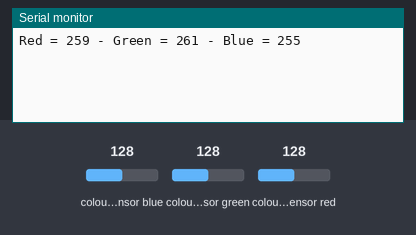
The sketch below on a simulated Arduino Uno, built with avr-gcc and run on an emulated ATmega328P. Parts: the last lines printed to the serial monitor. Wiring (inferred from the names in the program): TCS3200 colour sensor: output pin 8; S2 pin 6; S3 pin 7; S0 pin 4; S1 pin 5. The test bench sets the inputs (shaded band); at power-on: colour sensor blue 128, colour sensor green 128, colour sensor red 128.

Above: at 1.2 s.
1.3 s: colour sensor blue set to 5
At 1.3 s:
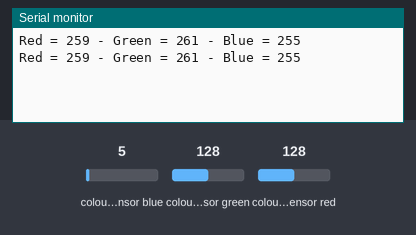
2.8 s: colour sensor green set to 5
At 3.4 s:
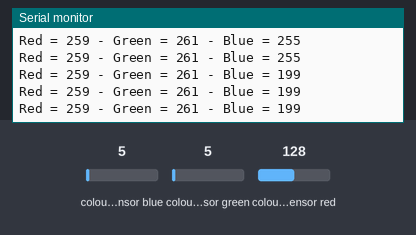
4.3 s: colour sensor red set to 5
At 4.3 s:
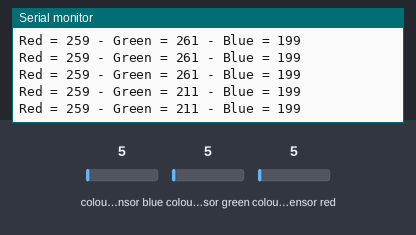
5.8 s: colour sensor blue set to 64
At 6.5 s:
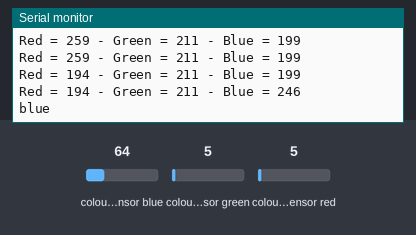
Timing chart, 0 to 8.8 s (numbered marks = the images above; inputs shaded):
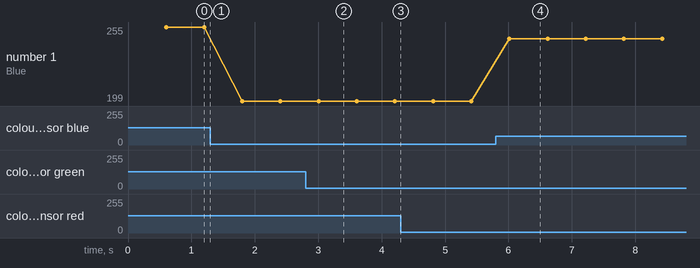

Measured:
- after the input at 5.8 s, the serial monitor: prints a new line after 0.22 s (image 4)
- plotted number 1: 255 → 199 after the input at 1.3 s, 199 → 246 after the input at 5.8 s

The sketch:

sensor_warna.ino
```cpp
// Define color sensor pins
#define S0 4
#define S1 5
#define S2 6
#define S3 7
#define sensorOut 8

// Calibration Values
// *Get these from Calibration Sketch
int redMin = 50; // Red minimum value
int redMax = 700; // Red maximum value
int greenMin = 60; // Green minimum value
int greenMax = 900; // Green maximum value
int blueMin = 40; // Blue minimum value
int blueMax = 800; // Blue maximum value

// Variables for Color Pulse Width Measurements
int redPW = 0;
int greenPW = 0;
int bluePW = 0;

// Variables for final Color values
int redValue;
int greenValue;
int blueValue;

void setup() {
  // Set S0 - S3 as outputs
  pinMode(S0, OUTPUT);
  pinMode(S1, OUTPUT);
  pinMode(S2, OUTPUT);
  pinMode(S3, OUTPUT);

  // Set Sensor output as input
  pinMode(sensorOut, INPUT);

  // Set Frequency scaling to 20%
  digitalWrite(S0,HIGH);
  digitalWrite(S1,LOW);

  // Setup Serial Monitor
  Serial.begin(9600);
}

void loop() {
  // Read Red value
  rgb();
  if(((redValue>120)&&(redValue<200))&&((greenValue>200)&&(greenValue<230))&&((blueValue>220)&&(blueValue<255))){
    Serial.println("blue");
  }
}

void rgb(){
  redPW = getRedPW();
  // Map to value from 0-255
  redValue = map(redPW, redMin,redMax,255,0);
  // Delay to stabilize sensor
  delay(200);

  // Read Green value
  greenPW = getGreenPW();
  // Map to value from 0-255
  greenValue = map(greenPW, greenMin,greenMax,255,0);
  // Delay to stabilize sensor
  delay(200);

  // Read Blue value
  bluePW = getBluePW();
  // Map to value from 0-255
  blueValue = map(bluePW, blueMin,blueMax,255,0);
  // Delay to stabilize sensor
  delay(200);

  // Print output to Serial Monitor
  Serial.print("Red = ");
  Serial.print(redValue);
  Serial.print(" - Green = ");
  Serial.print(greenValue);
  Serial.print(" - Blue = ");
  Serial.println(blueValue);
}


// Function to read Red Pulse Widths
int getRedPW() {
  // Set sensor to read Red only
  digitalWrite(S2,LOW);
  digitalWrite(S3,LOW);
  // Define integer to represent Pulse Width
  int PW;
  // Read the output Pulse Width
  PW = pulseIn(sensorOut, LOW);
  // Return the value
  return PW;
}

// Function to read Green Pulse Widths
int getGreenPW() {
  // Set sensor to read Green only
  digitalWrite(S2,HIGH);
  digitalWrite(S3,HIGH);
  // Define integer to represent Pulse Width
  int PW;
  // Read the output Pulse Width
  PW = pulseIn(sensorOut, LOW);
  // Return the value
  return PW;
}

// Function to read Blue Pulse Widths
int getBluePW() {
  // Set sensor to read Blue only
  digitalWrite(S2,LOW);
  digitalWrite(S3,HIGH);
  // Define integer to represent Pulse Width
  int PW;
  // Read the output Pulse Width
  PW = pulseIn(sensorOut, LOW);
  // Return the value
  return PW;
}
```
